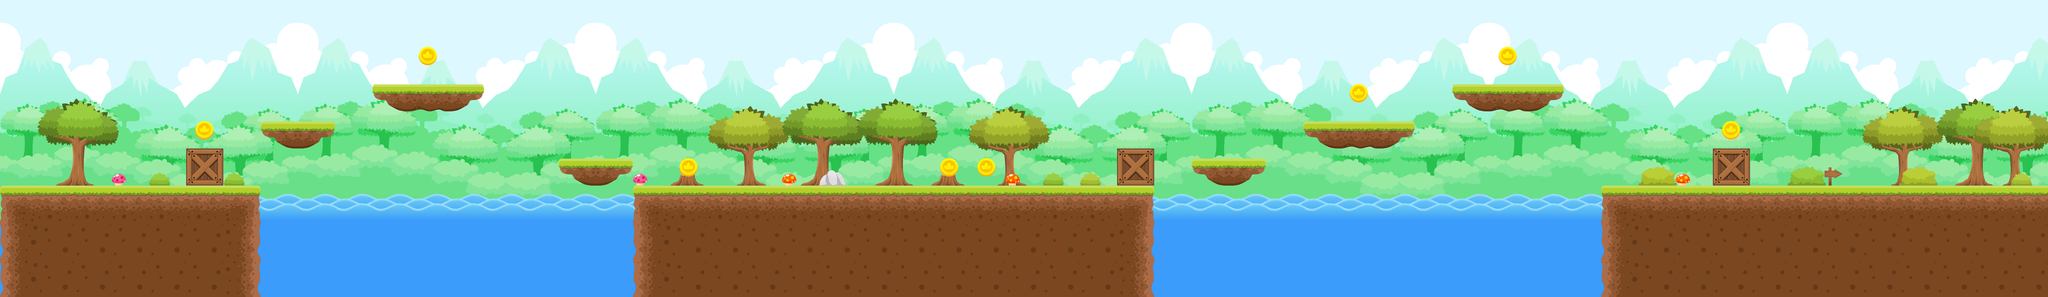

This game map was drawn from its Tiled (.tmx) file and the tilesets committed beside it. A one-line description and the trimmed map source follow:
An orthogonal 55x8 tile map with 128x128 px tiles, 6 tile layers (Background, Ground, BackgroundObjects, DeadlyObjects, ...).

<map version="1.4" tiledversion="1.4.3" orientation="orthogonal" renderorder="right-down" width="55" height="8" tilewidth="128" tileheight="128" infinite="0" nextlayerid="12" nextobjectid="1">
 <tileset firstgid="1" source="Tiles.tsx" />
 <layer id="11" name="Background" width="55" height="8">
  <data>[440 cells, 22 non-empty, 3 distinct tile ids]</data>
 </layer>
 <layer id="2" name="Ground" width="55" height="8">
  <data>[440 cells, 117 non-empty, 10 distinct tile ids]</data>
 </layer>
 <layer id="4" name="BackgroundObjects" width="55" height="8">
  <data>[440 cells, 19 non-empty, 8 distinct tile ids]</data>
 </layer>
 <layer id="3" name="DeadlyObjects" width="55" height="8">
  <data>[440 cells, 71 non-empty, 4 distinct tile ids]</data>
 </layer>
 <layer id="7" name="Finish" width="55" height="8">
  <data>[440 cells, 1 non-empty, 1 distinct tile ids]</data>
 </layer>
 <layer id="8" name="Coins" width="55" height="8">
  <data>[440 cells, 8 non-empty, 1 distinct tile ids]</data>
 </layer>
</map>
